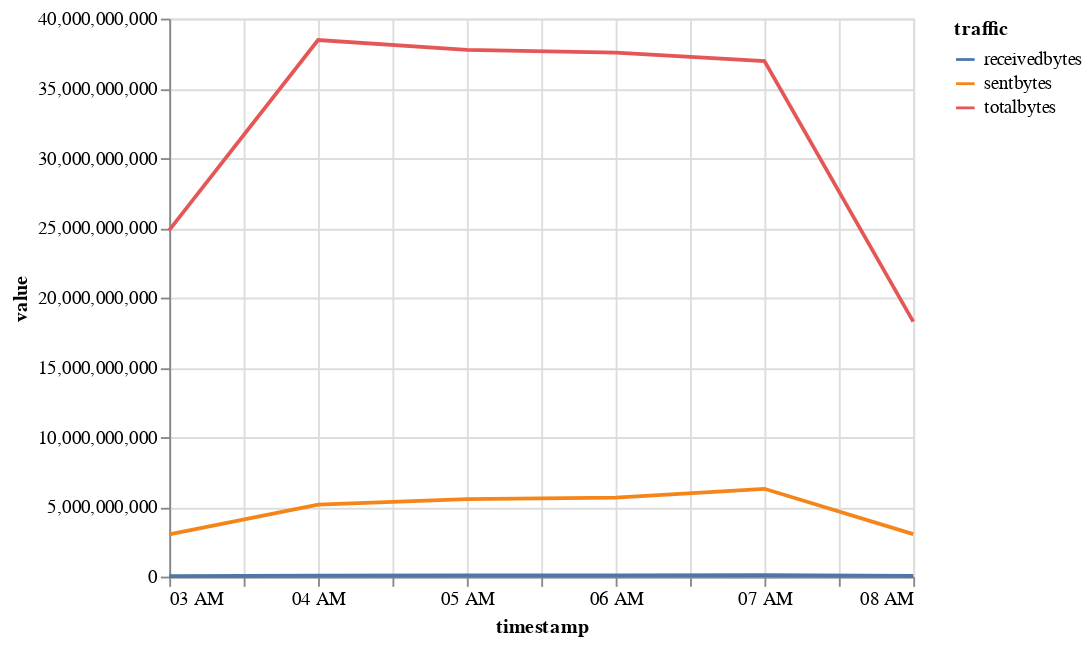

Write notebook code for a chart like this one.
### Code cell
traffic_by_day_long = pd.melt(traffic_by_day, id_vars='timestamp', value_vars=['receivedbytes', 'sentbytes', 'totalbytes'], var_name='traffic')

alt.Chart(traffic_by_day_long).mark_line().encode(
    x='timestamp:T',
    y='value:Q',
    color='traffic:N'
)

### Figure 1 — Vega-Lite specification as saved in the notebook (floating-point values rounded to 4 significant figures)
{"config": {"view": {"continuousWidth": 400, "continuousHeight": 300}}, "data": {"name": "data-099108baef65749cfd8df61d3242de8c"}, "mark": "line", "encoding": {"color": {"type": "nominal", "field": "traffic"}, "x": {"type": "temporal", "field": "timestamp"}, "y": {"type": "quantitative", "field": "value"}}, "$schema": "https://vega.github.io/schema/vega-lite/v4.8.1.json", "datasets": {"data-099108baef65749cfd8df61d3242de8c": [{"timestamp": "2021-04-13T03:00:00", "traffic": "receivedbytes", "value": 41852391}, {"timestamp": "2021-04-13T04:00:00", "traffic": "receivedbytes", "value": 72711583}, {"timestamp": "2021-04-13T05:00:00", "traffic": "receivedbytes", "value": 80582002}, {"timestamp": "2021-04-13T06:00:00", "traffic": "receivedbytes", "value": 92554050}, {"timestamp": "2021-04-13T07:00:00", "traffic": "receivedbytes", "value": 99780262}, {"timestamp": "2021-04-13T08:00:00", "traffic": "receivedbytes", "value": 56510804}, {"timestamp": "2021-04-13T03:00:00", "traffic": "sentbytes", "value": 3024807905}, {"timestamp": "2021-04-13T04:00:00", "traffic": "sentbytes", "value": 5155832596}, {"timestamp": "2021-04-13T05:00:00", "traffic": "sentbytes", "value": 5546847460}, {"timestamp": "2021-04-13T06:00:00", "traffic": "sentbytes", "value": 5663683154}, {"timestamp": "2021-04-13T07:00:00", "traffic": "sentbytes", "value": 6291286466}, {"timestamp": "2021-04-13T08:00:00", "traffic": "sentbytes", "value": 3046209071}, {"timestamp": "2021-04-13T03:00:00", "traffic": "totalbytes", "value": 24834670607}, {"timestamp": "2021-04-13T04:00:00", "traffic": "totalbytes", "value": 38463783325}, {"timestamp": "2021-04-13T05:00:00", "traffic": "totalbytes", "value": 37758319240}, {"timestamp": "2021-04-13T06:00:00", "traffic": "totalbytes", "value": 37558148919}, {"timestamp": "2021-04-13T07:00:00", "traffic": "totalbytes", "value": 36953889882}, {"timestamp": "2021-04-13T08:00:00", "traffic": "totalbytes", "value": 18275142403}]}}
